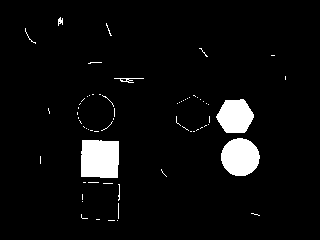
#> input picture rtl_works/ov5640/received_image_process.png, 320 x 240 px, found by its file name
$ python jcs_test_conv.py
#> lines starting #> are read from the running program, lines starting #| are printed output that depends on the picture; after the words box and inside, x2 and y2 are one past the last pixel; in counts of white or black regions, pixels touching at a corner belong together
import numpy as np
from PIL import Image

#读取一张PNG图片
a = np.array(Image.open('C:\\Users\\curry_yang\\BaiduSyncdisk\\图片\\received_image_process.png'))
#> a is the input picture: shape (240, 320, 4); mean R, G, B, A 13, 13, 13, 255
#将a转换为灰度图像
a = a[:,:,0]*0.299 + a[:,:,1]*0.587 + a[:,:,2]*0.114
#> a: shape (240, 320) float64; 5.1% white; 67 white regions (60 under 20 px), largest, box (x1, y1, x2, y2) and area: (81, 140, 119, 178) 1382, (221, 138, 260, 176) 1149, (216, 99, 254, 133) 964
a = a/255
#将a保存为PNG图片
Image.fromarray(np.uint8(a*255)).save('C:\\Users\\curry_yang\\curry_code_summay\\rtl_works\\ov5640\\received_image_pre_process.png')
#对a进行高斯滤波，进行两次11*11的高斯滤波
b = np.zeros((a.shape[0],a.shape[1]))
# for i in range(5,a.shape[0]-5):
#     for j in range(5,a.shape[1]-5):
#         b[i,j] = (
#             a[i-5,j-5]+a[i-5,j-4]+a[i-5,j-3]+a[i-5,j-2]+a[i-5,j-1]+a[i-5,j]+a[i-5,j+1]+a[i-5,j+2]+a[i-5,j+3]+a[i-5,j+4]+a[i-5,j+5]+
#             a[i-4,j-5]+a[i-4,j-4]+a[i-4,j-3]+a[i-4,j-2]+a[i-4,j-1]+a[i-4,j]+a[i-4,j+1]+a[i-4,j+2]+a[i-4,j+3]+a[i-4,j+4]+a[i-4,j+5]+
#             a[i-3,j-5]+a[i-3,j-4]+a[i-3,j-3]+a[i-3,j-2]+a[i-3,j-1]+a[i-3,j]+a[i-3,j+1]+a[i-3,j+2]+a[i-3,j+3]+a[i-3,j+4]+a[i-3,j+5]+
#             a[i-2,j-5]+a[i-2,j-4]+a[i-2,j-3]+a[i-2,j-2]+a[i-2,j-1]+a[i-2,j]+a[i-2,j+1]+a[i-2,j+2]+a[i-2,j+3]+a[i-2,j+4]+a[i-2,j+5]+
#             a[i-1,j-5]+a[i-1,j-4]+a[i-1,j-3]+a[i-1,j-2]+a[i-1,j-1]+a[i-1,j]+a[i-1,j+1]+a[i-1,j+2]+a[i-1,j+3]+a[i-1,j+4]+a[i-1,j+5]+
#             a[i,j-5]+a[i,j-4]+a[i,j-3]+a[i,j-2]+a[i,j-1]+a[i,j]+a[i,j+1]+a[i,j+2]+a[i,j+3]+a[i,j+4]+a[i,j+5]+
#             a[i+1,j-5]+a[i+1,j-4]+a[i+1,j-3]+a[i+1,j-2]+a[i+1,j-1]+a[i+1,j]+a[i+1,j+1]+a[i+1,j+2]+a[i+1,j+3]+a[i+1,j+4]+a[i+1,j+5]+
#             a[i+2,j-5]+a[i+2,j-4]+a[i+2,j-3]+a[i+2,j-2]+a[i+2,j-1]+a[i+2,j]+a[i+2,j+1]+a[i+2,j+2]+a[i+2,j+3]+a[i+2,j+4]+a[i+2,j+5]+
#             a[i+3,j-5]+a[i+3,j-4]+a[i+3,j-3]+a[i+3,j-2]+a[i+3,j-1]+a[i+3,j]+a[i+3,j+1]+a[i+3,j+2]+a[i+3,j+3]+a[i+3,j+4]+a[i+3,j+5]+
#             a[i+4,j-5]+a[i+4,j-4]+a[i+4,j-3]+a[i+4,j-2]+a[i+4,j-1]+a[i+4,j]+a[i+4,j+1]+a[i+4,j+2]+a[i+4,j+3]+a[i+4,j+4]+a[i+4,j+5]+
#             a[i+5,j-5]+a[i+5,j-4]+a[i+5,j-3]+a[i+5,j-2]+a[i+5,j-1]+a[i+5,j]+a[i+5,j+1]+a[i+5,j+2]+a[i+5,j+3]+a[i+5,j+4]+a[i+5,j+5]
#         )/121
#进行9*9的高斯滤波
# for i in range(4,a.shape[0]-4):
#     for j in range(4,a.shape[1]-4):
#         b[i,j] = (
#             a[i-4,j-4]+a[i-4,j-3]+a[i-4,j-2]+a[i-4,j-1]+a[i-4,j]+a[i-4,j+1]+a[i-4,j+2]+a[i-4,j+3]+a[i-4,j+4]+
#             a[i-3,j-4]+a[i-3,j-3]+a[i-3,j-2]+a[i-3,j-1]+a[i-3,j]+a[i-3,j+1]+a[i-3,j+2]+a[i-3,j+3]+a[i-3,j+4]+
#             a[i-2,j-4]+a[i-2,j-3]+a[i-2,j-2]+a[i-2,j-1]+a[i-2,j]+a[i-2,j+1]+a[i-2,j+2]+a[i-2,j+3]+a[i-2,j+4]+
#             a[i-1,j-4]+a[i-1,j-3]+a[i-1,j-2]+a[i-1,j-1]+a[i-1,j]+a[i-1,j+1]+a[i-1,j+2]+a[i-1,j+3]+a[i-1,j+4]+
#             a[i,j-4]+a[i,j-3]+a[i,j-2]+a[i,j-1]+a[i,j]+a[i,j+1]+a[i,j+2]+a[i,j+3]+a[i,j+4]+
#             a[i+1,j-4]+a[i+1,j-3]+a[i+1,j-2]+a[i+1,j-1]+a[i+1,j]+a[i+1,j+1]+a[i+1,j+2]+a[i+1,j+3]+a[i+1,j+4]+
#             a[i+2,j-4]+a[i+2,j-3]+a[i+2,j-2]+a[i+2,j-1]+a[i+2,j]+a[i+2,j+1]+a[i+2,j+2]+a[i+2,j+3]+a[i+2,j+4]+
#             a[i+3,j-4]+a[i+3,j-3]+a[i+3,j-2]+a[i+3,j-1]+a[i+3,j]+a[i+3,j+1]+a[i+3,j+2]+a[i+3,j+3]+a[i+3,j+4]+
#             a[i+4,j-4]+a[i+4,j-3]+a[i+4,j-2]+a[i+4,j-1]+a[i+4,j]+a[i+4,j+1]+a[i+4,j+2]+a[i+4,j+3]+a[i+4,j+4]
#         )/81
##进行7*7的高斯滤波
# for i in range(3,a.shape[0]-3):
#     for j in range(3,a.shape[1]-3):
#         b[i,j] = (
#             a[i-3,j-3]+a[i-3,j-2]+a[i-3,j-1]+a[i-3,j]+a[i-3,j+1]+a[i-3,j+2]+a[i-3,j+3]+
#             a[i-2,j-3]+a[i-2,j-2]+a[i-2,j-1]+a[i-2,j]+a[i-2,j+1]+a[i-2,j+2]+a[i-2,j+3]+
#             a[i-1,j-3]+a[i-1,j-2]+a[i-1,j-1]+a[i-1,j]+a[i-1,j+1]+a[i-1,j+2]+a[i-1,j+3]+
#             a[i,j-3]+a[i,j-2]+a[i,j-1]+a[i,j]+a[i,j+1]+a[i,j+2]+a[i,j+3]+
#             a[i+1,j-3]+a[i+1,j-2]+a[i+1,j-1]+a[i+1,j]+a[i+1,j+1]+a[i+1,j+2]+a[i+1,j+3]+
#             a[i+2,j-3]+a[i+2,j-2]+a[i+2,j-1]+a[i+2,j]+a[i+2,j+1]+a[i+2,j+2]+a[i+2,j+3]+
#             a[i+3,j-3]+a[i+3,j-2]+a[i+3,j-1]+a[i+3,j]+a[i+3,j+1]+a[i+3,j+2]+a[i+3,j+3]
#         )/49
#进行5*5的高斯滤波
for i in range(2,a.shape[0]-2):
    for j in range(2,a.shape[1]-2):
        b[i,j] = (
            a[i-2,j-2]+a[i-2,j-1]+a[i-2,j]+a[i-2,j+1]+a[i-2,j+2]+
            a[i-1,j-2]+a[i-1,j-1]+a[i-1,j]+a[i-1,j+1]+a[i-1,j+2]+
            a[i,j-2]+a[i,j-1]+a[i,j]+a[i,j+1]+a[i,j+2]+
            a[i+1,j-2]+a[i+1,j-1]+a[i+1,j]+a[i+1,j+1]+a[i+1,j+2]+
            a[i+2,j-2]+a[i+2,j-1]+a[i+2,j]+a[i+2,j+1]+a[i+2,j+2]
        )/25
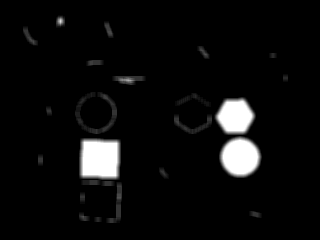
#> b: shape (240, 320) float64; min 0, max 1, mean 0.0508
#进行3*3的高斯滤波
# for i in range(1,a.shape[0]-1):
#     for j in range(1,a.shape[1]-1):
#         b[i,j] = (
#             a[i-1,j-1]+a[i-1,j]+a[i-1,j+1]+
#             a[i,j-1]+a[i,j]+a[i,j+1]+
#             a[i+1,j-1]+a[i+1,j]+a[i+1,j+1]
#         )/9
a = b
#将b保存为txt文件
np.savetxt('C:\\Users\\curry_yang\\curry_code_summay\\rtl_works\\ov5640\\received_image_process_1.txt', b, fmt='%d', delimiter=' ')
#将b保存为PNG图片
Image.fromarray(np.uint8(b*255)).save('C:\\Users\\curry_yang\\curry_code_summay\\rtl_works\\ov5640\\received_image_process_b.png')
a[a>0.92] = 1
#> a: shape (240, 320) float64; 0.12% of pixels changed, all inside (x1, y1, x2, y2) = (83, 101, 258, 176)
a[a<=0.92] = 0
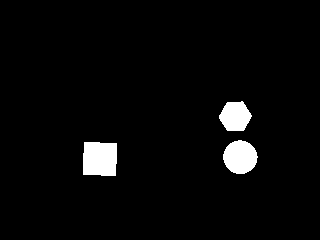
#> a: shape (240, 320) float64; values 0 (black) and 1 (white), 3.6% white; 3 white regions, box (x1, y1, x2, y2) and area: (83, 142, 117, 176) 1098, (223, 140, 258, 174) 902, (219, 101, 252, 131) 731

# for i in range(2,a.shape[0]-2):
#     for j in range(2,a.shape[1]-2):
#         b[i,j] = (
#             a[i-2,j-2]+a[i-2,j-1]+a[i-2,j]+a[i-2,j+1]+a[i-2,j+2]+
#             a[i-1,j-2]+a[i-1,j-1]+a[i-1,j]+a[i-1,j+1]+a[i-1,j+2]+
#             a[i,j-2]+a[i,j-1]+a[i,j]+a[i,j+1]+a[i,j+2]+
#             a[i+1,j-2]+a[i+1,j-1]+a[i+1,j]+a[i+1,j+1]+a[i+1,j+2]+
#             a[i+2,j-2]+a[i+2,j-1]+a[i+2,j]+a[i+2,j+1]+a[i+2,j+2]
#         )/25
# a = b
# a[a>=0.9] = 1
# a[a<0.9] = 0
# for i in range(2,a.shape[0]-2):
#     for j in range(2,a.shape[1]-2):
#         b[i,j] = (
#             a[i-2,j-2]+a[i-2,j-1]+a[i-2,j]+a[i-2,j+1]+a[i-2,j+2]+
#             a[i-1,j-2]+a[i-1,j-1]+a[i-1,j]+a[i-1,j+1]+a[i-1,j+2]+
#             a[i,j-2]+a[i,j-1]+a[i,j]+a[i,j+1]+a[i,j+2]+
#             a[i+1,j-2]+a[i+1,j-1]+a[i+1,j]+a[i+1,j+1]+a[i+1,j+2]+
#             a[i+2,j-2]+a[i+2,j-1]+a[i+2,j]+a[i+2,j+1]+a[i+2,j+2]
#         )/25
# a = b
# a[a>=0.9] = 1
# a[a<0.9] = 0
# print(a)
#将a保存为PNG图片
Image.fromarray(np.uint8(a*255)).save('C:\\Users\\curry_yang\\curry_code_summay\\rtl_works\\ov5640\\received_image_process_5.png')
#将a保存为txt文件
np.savetxt('C:\\Users\\curry_yang\\curry_code_summay\\rtl_works\\ov5640\\received_image_process_5.txt', a, fmt='%d', delimiter='')
